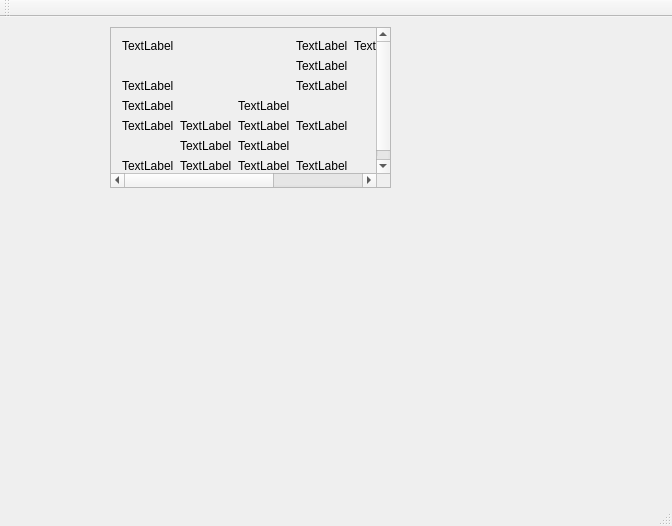
<?xml version="1.0" encoding="UTF-8"?>
<ui version="4.0">
 <class>MainWindow</class>
 <widget class="QMainWindow" name="MainWindow">
  <property name="geometry">
   <rect>
    <x>0</x>
    <y>0</y>
    <width>672</width>
    <height>526</height>
   </rect>
  </property>
  <property name="windowTitle">
   <string>MainWindow</string>
  </property>
  <widget class="QWidget" name="centralWidget">
   <widget class="QScrollArea" name="scrollArea">
    <property name="geometry">
     <rect>
      <x>110</x>
      <y>10</y>
      <width>281</width>
      <height>161</height>
     </rect>
    </property>
    <property name="widgetResizable">
     <bool>true</bool>
    </property>
    <widget class="QWidget" name="scrollAreaWidgetContents">
     <property name="geometry">
      <rect>
       <x>0</x>
       <y>0</y>
       <width>432</width>
       <height>145</height>
      </rect>
     </property>
     <layout class="QGridLayout" name="gridLayout">
      <item row="9" column="2">
       <widget class="QLabel" name="label_15">
        <property name="text">
         <string>TextLabel</string>
        </property>
       </widget>
      </item>
      <item row="3" column="5">
       <widget class="QLabel" name="label_4">
        <property name="text">
         <string>TextLabel</string>
        </property>
       </widget>
      </item>
      <item row="3" column="7">
       <widget class="QLabel" name="label">
        <property name="text">
         <string>TextLabel</string>
        </property>
       </widget>
      </item>
      <item row="3" column="6">
       <widget class="QLabel" name="label_2">
        <property name="text">
         <string>TextLabel</string>
        </property>
       </widget>
      </item>
      <item row="3" column="4">
       <widget class="QLabel" name="label_3">
        <property name="text">
         <string>TextLabel</string>
        </property>
       </widget>
      </item>
      <item row="3" column="1">
       <widget class="QLabel" name="label_5">
        <property name="text">
         <string>TextLabel</string>
        </property>
       </widget>
      </item>
      <item row="4" column="4">
       <widget class="QLabel" name="label_6">
        <property name="text">
         <string>TextLabel</string>
        </property>
       </widget>
      </item>
      <item row="5" column="4">
       <widget class="QLabel" name="label_7">
        <property name="text">
         <string>TextLabel</string>
        </property>
       </widget>
      </item>
      <item row="7" column="4">
       <widget class="QLabel" name="label_8">
        <property name="text">
         <string>TextLabel</string>
        </property>
       </widget>
      </item>
      <item row="5" column="1">
       <widget class="QLabel" name="label_11">
        <property name="text">
         <string>TextLabel</string>
        </property>
       </widget>
      </item>
      <item row="7" column="3">
       <widget class="QLabel" name="label_9">
        <property name="text">
         <string>TextLabel</string>
        </property>
       </widget>
      </item>
      <item row="9" column="3">
       <widget class="QLabel" name="label_10">
        <property name="text">
         <string>TextLabel</string>
        </property>
       </widget>
      </item>
      <item row="6" column="3">
       <widget class="QLabel" name="label_12">
        <property name="text">
         <string>TextLabel</string>
        </property>
       </widget>
      </item>
      <item row="9" column="4">
       <widget class="QLabel" name="label_14">
        <property name="text">
         <string>TextLabel</string>
        </property>
       </widget>
      </item>
      <item row="6" column="1">
       <widget class="QLabel" name="label_13">
        <property name="text">
         <string>TextLabel</string>
        </property>
       </widget>
      </item>
      <item row="8" column="2">
       <widget class="QLabel" name="label_16">
        <property name="text">
         <string>TextLabel</string>
        </property>
       </widget>
      </item>
      <item row="7" column="2">
       <widget class="QLabel" name="label_17">
        <property name="text">
         <string>TextLabel</string>
        </property>
       </widget>
      </item>
      <item row="7" column="1">
       <widget class="QLabel" name="label_18">
        <property name="text">
         <string>TextLabel</string>
        </property>
       </widget>
      </item>
      <item row="8" column="3">
       <widget class="QLabel" name="label_19">
        <property name="text">
         <string>TextLabel</string>
        </property>
       </widget>
      </item>
      <item row="9" column="1">
       <widget class="QLabel" name="label_20">
        <property name="text">
         <string>TextLabel</string>
        </property>
       </widget>
      </item>
     </layout>
    </widget>
   </widget>
  </widget>
  <widget class="QMenuBar" name="menuBar">
   <property name="geometry">
    <rect>
     <x>0</x>
     <y>0</y>
     <width>672</width>
     <height>22</height>
    </rect>
   </property>
  </widget>
  <widget class="QToolBar" name="mainToolBar">
   <attribute name="toolBarArea">
    <enum>TopToolBarArea</enum>
   </attribute>
   <attribute name="toolBarBreak">
    <bool>false</bool>
   </attribute>
  </widget>
  <widget class="QStatusBar" name="statusBar"/>
 </widget>
 <layoutdefault spacing="6" margin="11"/>
 <resources/>
 <connections/>
</ui>
